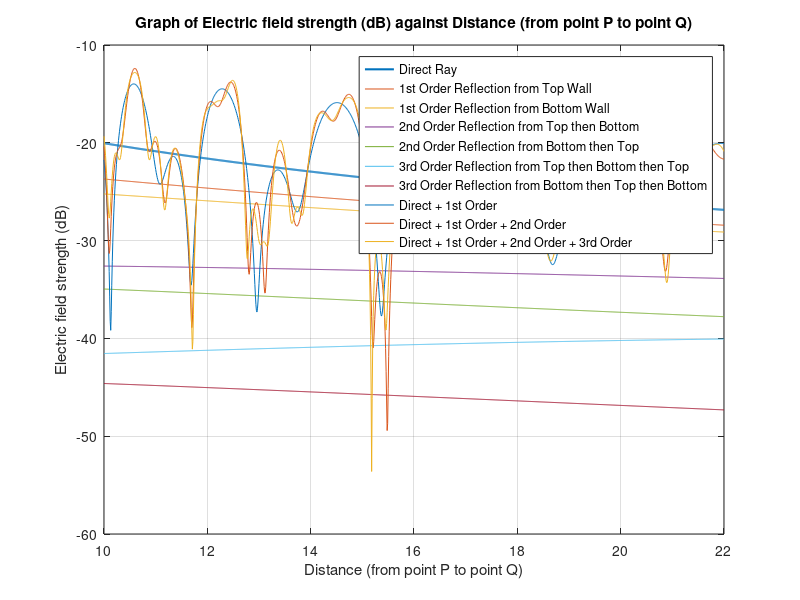

Recreate this plot in MATLAB.
clear all;

f = 2.4*10^9; % frequency (given)
c = 3*10^8; % speed of light
beta = 2*pi*f/c; % wave number
n1=1; % Absolute permittivity
n2=3; % Relative permittivity

TX = 0; TY = 4; TZ = 2; % Transmitter [x,y,z] location
RX = 10; RY = 3; RZ = 2; % Receiver [x,y,z] location
movingRX = RX: .01: 22; % Receiver X Point change from point P to Q

% Direct Ray
DD = sqrt((movingRX-TX).^2+(RY-TY)^2); % Direct Distance (Direct Ray from TX to RX)
EDirect = (1./DD).*exp(-j*beta*DD);
EDirect_dB = 20*log10(abs(EDirect)); 

%------------------------------------------------------------------------------------
% First Order Reflection from Top Wall
TX1_Top = 0; TY1_Top = 8;
m1_1 = (TY1_Top-RY)./(TX1_Top-movingRX);
% Find the X reflection point on the wall. Y=mX+C, C=TY1_Top, X=(Y-TY1_Top)/m1_1
RefY1_Top = 6; RefX1_Top = (RefY1_Top-TY1_Top)./m1_1;

D1_1a = sqrt((TX1_Top-movingRX).^2+(TY1_Top-RY)^2); % Straight line distance from TX1_Top to movingPointRX (Sub this in formula)
D1_1b = sqrt((TX-RefX1_Top).^2+(TY-RefY1_Top)^2); % Distance from TX to Reflection Point Top 
D1_1c = sqrt((RefX1_Top-movingRX).^2+(RefY1_Top-RY)^2); % Distance from Reflection Point Top to RX

% Cosine rule to find the Incident angle 
cos_angle1_1 = (D1_1b.^2+D1_1c.^2-DD.^2)./(2*D1_1b.*D1_1c);
cos_angle1_1 = max(-1, min(1, cos_angle1_1));
angleI1_1 = (acosd(cos_angle1_1))./2; % Incident angle
angleT1_1=asind((sind(angleI1_1))./3); % Transmitted angle 
RC1_1 = (n1*cosd(angleI1_1) - n2*cosd(angleT1_1))./(n1*cosd(angleI1_1) + n2*cosd(angleT1_1)); % Reflective coefficient

% Find the electric field loss
E_Ref1_1 = (1./D1_1a).*exp(-j*beta*D1_1a).*RC1_1;
E_Ref1_1_dB = 20*log10(abs(E_Ref1_1));

%------------------------------------------------------------------------------------
% First Order Reflection from Bottom Wall
TX1_Bottom = 0; TY1_Bottom = -4;
m1_2 = (TY1_Bottom-RY)./(TX1_Bottom-movingRX);
% Find the X reflection point on the wall. Y=mX+C, C=TY1_Bottom, X=(Y-TY1_Bottom)/m1_2 
RefY1_Bottom = 0; RefX1_Bottom = (RefY1_Bottom-TY1_Bottom)./m1_2;

D1_2a = sqrt((TX1_Bottom-movingRX).^2+(TY1_Bottom-RY)^2); % Straight line distance from TX1_Bottom to movingPointRX (Sub this in formula)
D1_2b = sqrt((TX-RefX1_Bottom).^2+(TY-RefY1_Bottom)^2); % from TX to Reflection Point Bottom
D1_2c = sqrt((RefX1_Bottom-movingRX).^2+(RefY1_Bottom-RY)^2); % from Reflection Point Bottom to RX

% Cosine rule to find the Incident angle 
cos_angle1_2 = (D1_2b.^2+D1_2c.^2-DD.^2)./(2*D1_2b.*D1_2c);
cos_angle1_2 = max(-1, min(1, cos_angle1_2));
angleI1_2 = (acosd(cos_angle1_2))./2; % Incident angle
angleT1_2=asind((sind(angleI1_2))./3);% Transmitted angle
RC1_2 = (n1*cosd(angleI1_2) - n2*cosd(angleT1_2))./(n1*cosd(angleI1_2) + n2*cosd(angleT1_2));% Reflective coefficient

% Find the electric field loss
E_Ref1_2 = (1./D1_2a).*exp(-j*beta*D1_2a).*RC1_2;
E_Ref1_2_dB = 20*log10(abs(E_Ref1_2));

%------------------------------------------------------------------------------------
% 2nd Order Reflection from Top then Bottom
TX2_Bottom_1 = 0; TY2_Bottom_1 = -8;
m2_1a = (TY2_Bottom_1-RY)./(TX2_Bottom_1-movingRX);
% Find the X reflection point on the wall. Y=mX+C, C=TY2_Bottom_1, X=(Y-TY2_Bottom_1)/m2_1a 
RefY2_Bottom_1 = 0; RefX2_Bottom_1 = (RefY2_Bottom_1-TY2_Bottom_1)./m2_1a;

TX2_Top_1 = 0; TY2_Top_1 = 8;
m2_1b = (TY2_Top_1-RY)./(TX2_Top_1-movingRX);
% Find the X reflection point on the wall. Y=mX+C, C=TY2_Top_1, X=(Y-TY2_Top_1)/m2_1b 
RefY2_Top_1 = 6; RefX2_Top_1 = (RefY2_Top_1-TY2_Top_1)./m2_1b;

D2_1 = sqrt((TX2_Bottom_1-movingRX).^2+(TY2_Bottom_1-RY)^2); % Straight line distance from TX2_Bottom_1 to movingPointRX (Sub this in formula)
D2_1a = sqrt((movingRX-RefX2_Bottom_1).^2+(RY-RefY2_Bottom_1)^2); % from RX to Reflection Point bottom
D2_1b = sqrt((RefX2_Bottom_1-RefX2_Top_1).^2+(RefY2_Bottom_1-RefY2_Top_1)^2); % from Reflection Point bottom to Reflection point top
D2_1c = sqrt((RefX2_Top_1-movingRX).^2+(RefY2_Top_1-RY)^2); % from Reflection Point top to RX
D2_1d = sqrt((TX-RefX2_Top_1).^2+(TY-RefY2_Top_1)^2); % from tx to Reflection Point top
D2_1e = sqrt((TX-RefX2_Bottom_1).^2+(TY-RefY2_Bottom_1)^2); % from tx to Reflection point bottom

% Cosine rule to find the Incident angle
cos_angle2_1 = (D2_1a.^2+D2_1b.^2-D2_1c.^2)./(2*D2_1a.*D2_1b);
cos_angle2_1 = max(-1, min(1, cos_angle2_1));
angleI2_1 = (acosd(cos_angle2_1))./2; % Incident angle
angleT2_1=asind((sind(angleI2_1))./3);% Transmitted angle 
RC2_1 = (n1*cosd(angleI2_1) - n2*cosd(angleT2_1))./(n1*cosd(angleI2_1) + n2*cosd(angleT2_1));% Reflective coefficient

cos_angle2_2 = (D2_1d.^2+D2_1b.^2-D2_1e.^2)./(2*D2_1d.*D2_1b);
cos_angle2_2 = max(-1, min(1, cos_angle2_2));
angleI2_2 = (acosd(cos_angle2_2))./2; % Incident angle
angleT2_2=asind((sind(angleI2_2))./3);% Transmitted angle 
RC2_2 = (n1*cosd(angleI2_2) - n2*cosd(angleT2_2))./(n1*cosd(angleI2_2) + n2*cosd(angleT2_2)); % Reflective coefficient

% Find the electric field loss
E_Ref2_1 = (1./D2_1).*exp(-j*beta*D2_1).*RC2_1.*RC2_2;
E_Ref2_1_dB = 20*log10(abs(E_Ref2_1));

%------------------------------------------------------------------------------------
% 2nd Order Reflection from Bottom then Top
TX2_Top_2 = 0; TY2_Top_2 = 16; 
m2_2a = (TY2_Top_2-RY)./(TX2_Top_2-movingRX);
% Find the X reflection point on the wall. Y=mX+C, C=TY2_Top_2, X=(Y-TY2_Top_2)/m2_2a
RefY2_Top_2 = 6; RefX2_Top_2 = (RefY2_Top_2-TY2_Top_2)./m2_2a;

TX2_Bottom_2 = 0; TY2_Bottom_2 = -4; 
m2_2b = (TY2_Bottom_2-RY)./(TX2_Bottom_2-movingRX);
% Find the X reflection point on the wall. Y=mX+C, C=TY2_Bottom_2, X=(Y-TY2_Bottom_2)/m2_2b
RefY2_Bottom_2 = 0; RefX2_Bottom_2 = (RefY2_Bottom_2-TY2_Bottom_2)./m2_2b;

D2_2 = sqrt((TX2_Top_2-movingRX).^2+(TY2_Top_2-RY)^2); % Straight line distance from TX2_Top to movingPointRX (Sub this in formula)
D2_2a = sqrt((movingRX-RefX2_Top_2).^2+(RY-RefY2_Top_2)^2); % from RX to Reflection Point top 
D2_2b = sqrt((RefX2_Bottom_2-RefX2_Top_2).^2+(RefY2_Bottom_2-RefY2_Top_2)^2); % from Reflection Point bottom to Reflection point top
D2_2c = sqrt((RefX2_Bottom_2-movingRX).^2+(RefY2_Bottom_2-RY)^2); % from Reflection Point bottom to RX
D2_2d = sqrt((TX-RefX2_Top_2).^2+(TY-RefY2_Top_2)^2); % from tx to Reflection Point top
D2_2e = sqrt((TX-RefX2_Bottom_2).^2+(TY-RefY2_Bottom_2)^2); % from tx to Reflection point bottom

% Cosine rule to find the Incident angle
cos_angle2_a = (D2_2a.^2+D2_2b.^2-D2_2c.^2)./(2*D2_2a.*D2_2b);
cos_angle2_a = max(-1, min(1, cos_angle2_a));
angleI2_a = (acosd(cos_angle2_a))./2; % Incident angle
angleT2_a=asind((sind(angleI2_a))./3);% Transmitted angle 
RC2_2a = (n1*cosd(angleI2_a) - n2*cosd(angleT2_a))./(n1*cosd(angleI2_a) + n2*cosd(angleT2_a));% Reflective coefficient

cos_angle2_b = (D2_2b.^2+D2_2d.^2-D2_2e.^2)./(2*D2_2b.*D2_2d);
cos_angle2_b = max(-1, min(1, cos_angle2_b));
angleI2_b = (acosd(cos_angle2_b))./2; % Incident angle
angleT2_b=asind((sind(angleI2_b))./3); % Transmitted angle 
RC2_2b = (n1*cosd(angleI2_b) - n2*cosd(angleT2_b))./(n1*cosd(angleI2_b) + n2*cosd(angleT2_b));% Reflective coefficient

% Find the electric field loss
E_Ref2_2 = (1./D2_2).*exp(-j*beta*D2_2).*RC2_2a.*RC2_2b;
E_Ref2_2_dB = 20*log10(abs(E_Ref2_2));

%------------------------------------------------------------------------------------
% 3rd Order Reflection from top then bottom then top
TX3_Top_1a = 0; TY3_Top_1a = 20;
m3_1a = (TY3_Top_1a-RY)./(TX3_Top_1a-movingRX);
% Find the X reflection point on the wall. Y=mX+C, C=TY1_Top_1, X=(Y-TY3_Top_1a)/m3_1a
RefY3_Top_1a = 6; RefX3_Top_1a = (RefY3_Top_1a-TY3_Top_1a)./m3_1a;

TX3_Bottom_1 = 0; TY3_Bottom_1 = -8;
m3_1b = (TY3_Bottom_1-RefY3_Top_1a)./(TX3_Bottom_1-RefX3_Top_1a);
% Find the X reflection point on the wall. Y=mX+C, C=TY3_Bottom_1, X=(Y-TY3_Bottom_1)/m3_1b
RefY3_Bottom_1 = 0; RefX3_Bottom_1 = (RefY3_Bottom_1-TY3_Bottom_1)./m3_1b;

TX3_Top_1b = 0; TY3_Top_1b = 8;
m3_1c = (TY3_Top_1b-RefY3_Bottom_1)./(TX3_Top_1b-RefX3_Bottom_1);
% Find the X reflection point on the wall. Y=mX+C, C=TY1_Top_1b, X=(Y-TY3_Top_1b)/m3_1c
RefY3_Top_1b = 6; RefX3_Top_1b = (RefY3_Top_1b-TY3_Top_1b)./m3_1c;

D3_1 = sqrt((TX3_Top_1a-movingRX).^2+(TY3_Top_1a-RY)^2); % Straight line distance from TX3_Top_1a to movingPointRX (Sub this in formula)
D3_1a = sqrt((movingRX-RefX3_Top_1a).^2+(RY-RefY3_Top_1a)^2); % from RX to Reflection Point Top 1a
D3_1b = sqrt((RefX3_Top_1a-RefX3_Bottom_1).^2+(RefY3_Top_1a-RefY3_Bottom_1 )^2); % from Reflection Point bottom to Reflection point top 1a
D3_1c = sqrt((RefX3_Bottom_1-movingRX).^2+(RefY3_Bottom_1-RY)^2); % from Reflection Point Bottom to RX
D3_1d = sqrt((RefX3_Top_1b -RefX3_Top_1a).^2+(RefY3_Top_1b-RefY3_Top_1a)^2); % from Reflection point Top 1a to Reflection Point Top 1b
D3_1e = sqrt((RefX3_Top_1b-RefX3_Bottom_1).^2+(RefY3_Top_1b-RefY3_Bottom_1 )^2); % from Reflection Point bottom to Reflection point top 1b
D3_1f = sqrt((RefX3_Bottom_1-TX).^2+(RefY3_Bottom_1-TY)^2); % from Reflection Point Bottom to TX)
D3_1g = sqrt((TX-RefX3_Top_1b).^2+(TY-RefY3_Top_1b)^2); % from TX to Reflection Point Top 1b

% Cosine rule to find the Incident angle
cos_angle3_1a = (D3_1a.^2+D3_1b.^2-D3_1c.^2)./(2*D3_1a.*D3_1b);
cos_angle3_1a = max(-1, min(1, cos_angle3_1a));
angleI3_1a = (acosd(cos_angle3_1a))./2; % Incident angle
angleT3_1a = asind((sind(angleI3_1a))./3);% Transmitted angle 
RC3_1a = (n1*cosd(angleI3_1a) - n2*cosd(angleT3_1a))./(n1*cosd(angleI3_1a) + n2*cosd(angleT3_1a));% Reflective coefficient

cos_angle3_1b = (D3_1b.^2+D3_1e.^2-D3_1d.^2)./(2*D3_1b.*D3_1e);
cos_angle3_1b = max(-1, min(1, cos_angle3_1b));
angleI3_1b = (acosd(cos_angle3_1b))./2; % Incident angle
angleT3_1b = asind((sind(angleI3_1b))./3);% Transmitted angle 
RC3_1b = (n1*cosd(angleI3_1b) - n2*cosd(angleT3_1b))./(n1*cosd(angleI3_1b) + n2*cosd(angleT3_1b));% Reflective coefficient

cos_angle3_1c = (D3_1e.^2+D3_1g.^2-D3_1f.^2)./(2*D3_1e.*D3_1g);
cos_angle3_1c = max(-1, min(1, cos_angle3_1c));
angleI3_1c = (acosd(cos_angle3_1c))./2; % Incident angle
angleT3_1c = asind((sind(angleI3_1c))./3);% Transmitted angle 
RC3_1c = (n1*cosd(angleI3_1c) - n2*cosd(angleT3_1c))./(n1*cosd(angleI3_1c) + n2*cosd(angleT3_1c));% Reflective coefficient

% Find the electric field loss
E_Ref3_1 = (1./D3_1).*exp(-j*beta*D3_1).*RC3_1a.*RC3_1b.*RC3_1c;
E_Ref3_1_dB = 20*log10(abs(E_Ref3_1));

%------------------------------------------------------------------------------------
% 3rd Order Reflection from bottom then top then bottom

TX3_Bottom_2a = 0; TY3_Bottom_2a = -16;
m3_2a = (TY3_Bottom_2a-RY)./(TX3_Bottom_2a-movingRX);
% Find the X reflection point on the wall. Y=mX+C, C=TY3_Bottom_2a, X=(Y-TY3_Bottom_2a)/m3_2a
RefY3_Bottom_2a = 0; RefX3_Bottom_2a = (RefY3_Bottom_2a-TY3_Bottom_2a)./m3_2a;

TX3_Top_2 = 0; TY3_Top_2 = 16;
m3_2b = (TY3_Top_2-RefY3_Bottom_2a)./(TX3_Top_2-RefX3_Bottom_2a);
% Find the X reflection point on the wall. Y=mX+C, C=TY3_Top_2a, X=(Y-TY3_Top_2a)/m3_2b
RefY3_Top_2 = 0; RefX3_Top_2 = (RefY3_Top_2-TY3_Top_2)./m3_2b;

TX3_Bottom_2b = 0; TY3_Bottom_2b = -4;
m3_2c = (TY3_Bottom_2b-RefY3_Top_2)./(TX3_Bottom_2b-RefX3_Top_2);
% Find the X reflection point on the wall. Y=mX+C, C=TY3_Bottom_2b, X=(Y-TY3_Bottom_2b)/m3_2c
RefY3_Bottom_2b = 6; RefX3_Bottom_2b = (RefY3_Bottom_2b-TY3_Bottom_2b)./m3_2c;

D3_2 = sqrt((TX3_Bottom_2a-movingRX).^2+(TY3_Bottom_2a-RY)^2); % Straight line distance from TX3_Bottom_2a to movingPointRX (Sub this in formula)
D3_2a = sqrt((movingRX-RefX3_Bottom_2a).^2+(RY-RefY3_Bottom_2a)^2); % from RX to Reflection Point bottom 2a
D3_2b = sqrt((RefX3_Top_2-RefX3_Bottom_2a).^2+(RefY3_Top_2-RefY3_Bottom_2a )^2); % from Reflection Point bottom 2a to Reflection point top
D3_2c = sqrt((RefX3_Top_2-movingRX).^2+(RefY3_Top_2-RY)^2); % from Reflection Point top to RX
D3_2d = sqrt((RefX3_Bottom_2b -RefX3_Bottom_2a).^2+(RefY3_Bottom_2b-RefY3_Bottom_2a)^2); % from Reflection Point bottom 2a to Reflection Point bottom 2b
D3_2e = sqrt((RefX3_Top_2-RefX3_Bottom_2b).^2+(RefY3_Top_2-RefY3_Bottom_2b )^2); % from Reflection Point bottom 2b to Reflection point top
D3_2f = sqrt((RefX3_Top_2-TX).^2+(RefY3_Top_2-TY)^2); % from Reflection Point top to TX
D3_2g = sqrt((TX-RefX3_Bottom_2b).^2+(TY-RefY3_Bottom_2b)^2); % from TX to Reflection Point bottom 2b

% Cosine rule to find the Incident angle
cos_angle3_2a = (D3_2a.^2+D3_2b.^2-D3_2c.^2)./(2*D3_2a.*D3_2b);
cos_angle3_2a = max(-1, min(1, cos_angle3_2a));
angleI3_2a = (acosd(cos_angle3_2a))./2; % Incident angle
angleT3_2a = asind((sind(angleI3_2a))./3);% Transmitted angle 
RC3_2a = (n1*cosd(angleI3_2a) - n2*cosd(angleT3_2a))./(n1*cosd(angleI3_2a) + n2*cosd(angleT3_2a));% Reflective coefficient

cos_angle3_2b = (D3_2b.^2+D3_2e.^2-D3_2d.^2)./(2*D3_2b.*D3_2e);
cos_angle3_2b = max(-1, min(1, cos_angle3_2b));
angleI3_2b = (acosd(cos_angle3_2b))./2; % Incident angle
angleT3_2b = asind((sind(angleI3_2b))./3);% Transmitted angle 
RC3_2b = (n1*cosd(angleI3_2b) - n2*cosd(angleT3_2b))./(n1*cosd(angleI3_2b) + n2*cosd(angleT3_2b));% Reflective coefficient

cos_angle3_2c = (D3_2e.^2+D3_2g.^2-D3_2f.^2)./(2*D3_2e.*D3_2g);
cos_angle3_2c = max(-1, min(1, cos_angle3_2c));
angleI3_2c = (acosd(cos_angle3_2c))./2; % Incident angle
angleT3_2c = asind((sind(angleI3_2c))./3);% Transmitted angle 
RC3_2c = (n1*cosd(angleI3_2c) - n2*cosd(angleT3_2c))./(n1*cosd(angleI3_2c) + n2*cosd(angleT3_2c));% Reflective coefficient

% Find the electric field loss
E_Ref3_2 = (1./D3_2).*exp(-j*beta*D3_2).*RC3_2a.*RC3_2b.*RC3_2c;
E_Ref3_2_dB = 20*log10(abs(E_Ref3_2));

%------------------------------------------------------------------------------------
% Calculate total electric field 
% Direct + 1st Order
Total1st=E_Ref1_2+E_Ref1_1+EDirect;
Total1st_dB= 20*log10(abs(Total1st));
% Direct + 1st Order + 2nd Order
Total2nd=EDirect+E_Ref1_1+E_Ref1_2+E_Ref2_1+E_Ref2_2;
Total2nd_dB= 20*log10(abs(Total2nd));
% Direct + 1st Order + 2nd Order + 3rd Order
Total3rd=EDirect+E_Ref1_1+E_Ref1_2+E_Ref2_1+E_Ref2_2+E_Ref3_1+E_Ref3_2;
Total3rd_dB= 20*log10(abs(Total3rd));

% Plot the graph
plot(movingRX, EDirect_dB, 'LineWidth', 1.5, 'DisplayName', 'Direct Ray');
hold on;
plot(movingRX, E_Ref1_1_dB, 'DisplayName', '1st Order Reflection from Top Wall');
plot(movingRX, E_Ref1_2_dB, 'DisplayName', '1st Order Reflection from Bottom Wall');
plot(movingRX, E_Ref2_1_dB, 'DisplayName', '2nd Order Reflection from Top then Bottom');
plot(movingRX, E_Ref2_2_dB, 'DisplayName', '2nd Order Reflection from Bottom then Top');
plot(movingRX, E_Ref3_1_dB, 'DisplayName', '3rd Order Reflection from Top then Bottom then Top');
plot(movingRX, E_Ref3_2_dB, 'DisplayName', '3rd Order Reflection from Bottom then Top then Bottom');
plot(movingRX, Total1st_dB, 'DisplayName', 'Direct + 1st Order');
plot(movingRX, Total2nd_dB, 'DisplayName', 'Direct + 1st Order + 2nd Order');
plot(movingRX, Total3rd_dB, 'DisplayName', 'Direct + 1st Order + 2nd Order + 3rd Order');

legend('show');
xlabel('Distance (from point P to point Q)');
ylabel('Electric field strength (dB)');
title('Graph of Electric field strength (dB) against Distance (from point P to point Q)' );
grid on;




